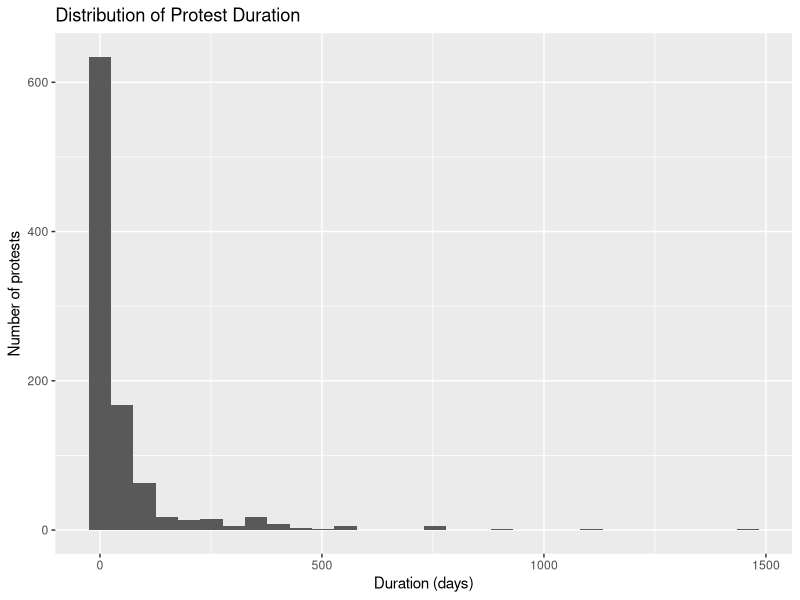
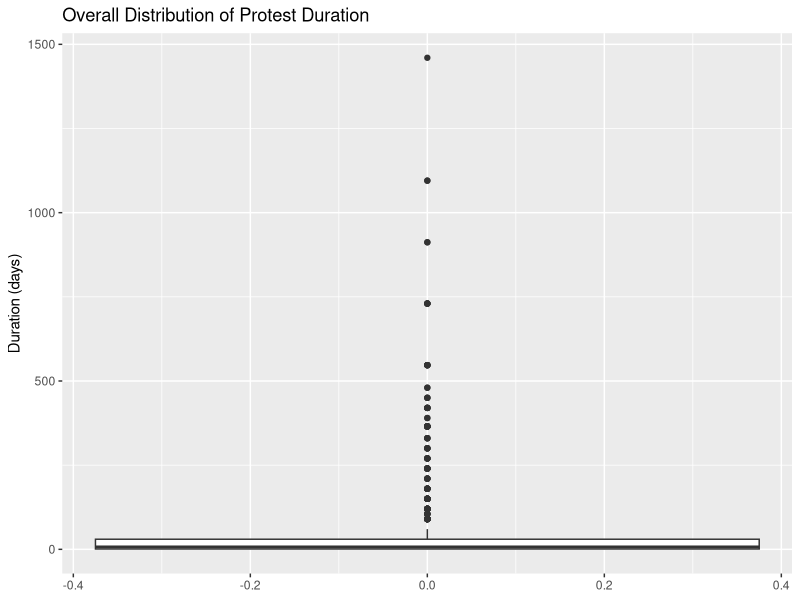
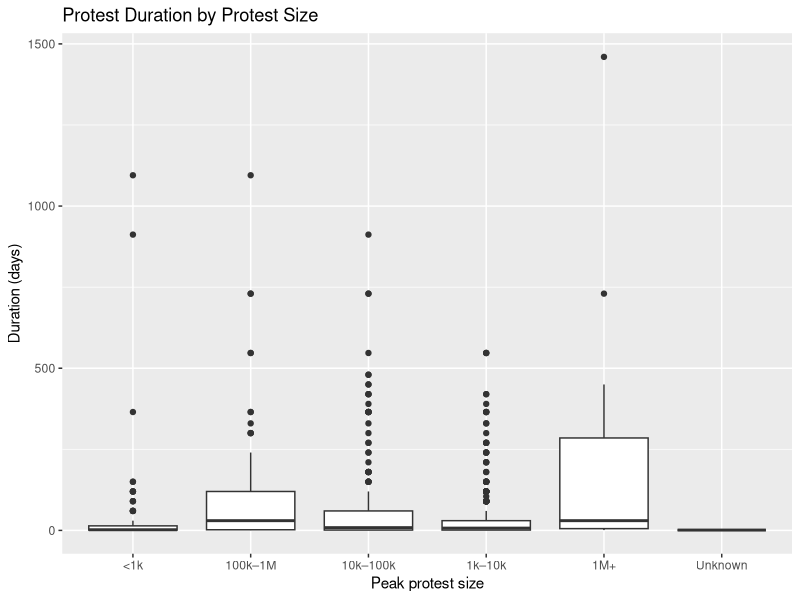
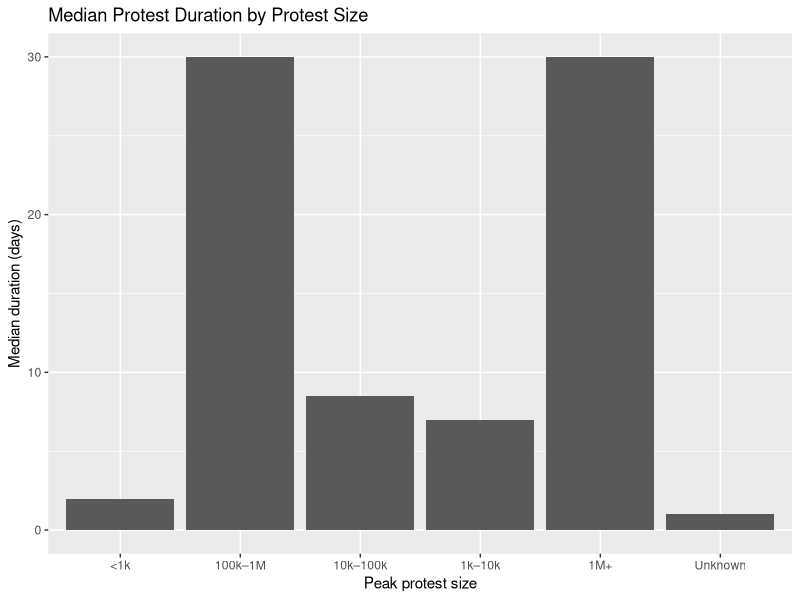
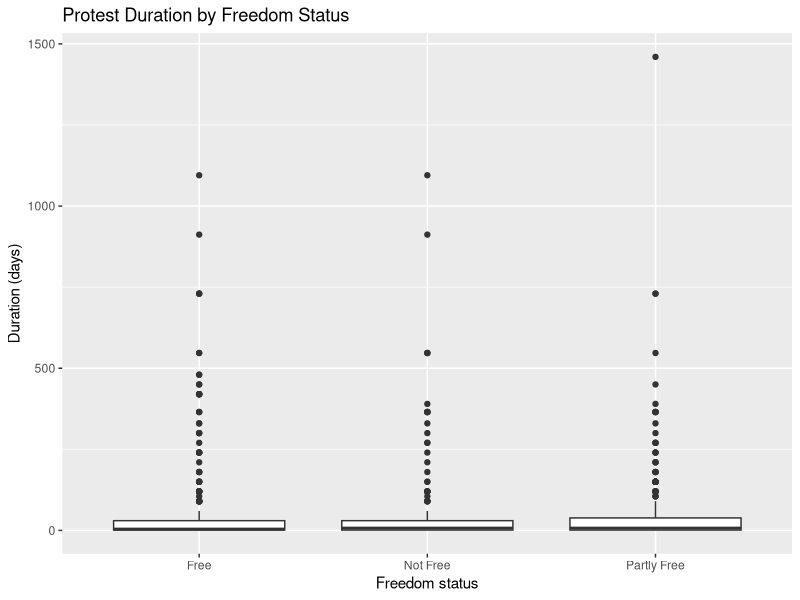
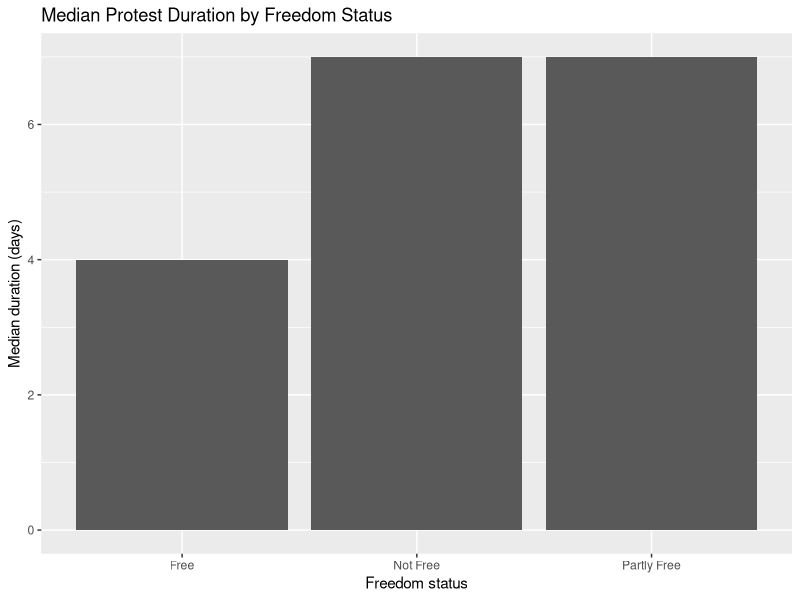
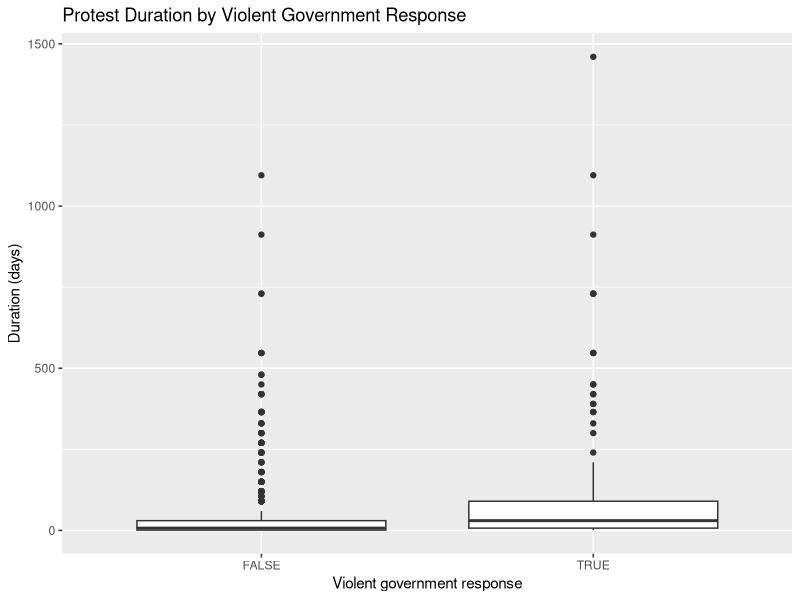
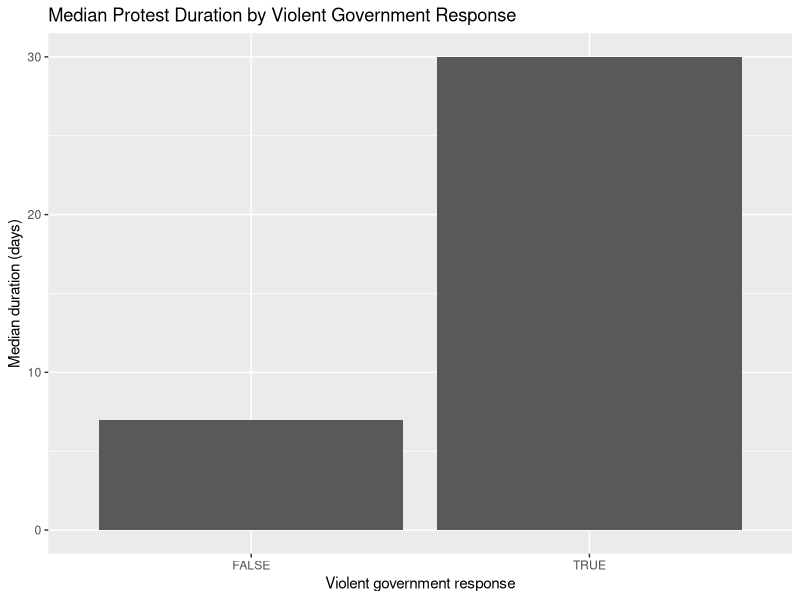

These figures' R source, in order: (Note: this script raises an error after producing the figures.)
library(tidyverse)

Clean_Up_Dates <- read_csv("Data/final_clean_dataset.csv")

glimpse(Clean_Up_Dates)

sum(is.na(Clean_Up_Dates$duration_days))
sum(is.na(Clean_Up_Dates$peak_size_numeric))
sum(is.na(Clean_Up_Dates$freedom_status))
sum(is.na(Clean_Up_Dates$violent_response))
sum(is.na(Clean_Up_Dates$main_motivation))
sum(is.na(Clean_Up_Dates$year))

# Basic summaries
summary(Clean_Up_Dates$duration_days)
summary(Clean_Up_Dates$peak_size_numeric)
table(Clean_Up_Dates$freedom_status, useNA = "ifany")
table(Clean_Up_Dates$size_category_clean, useNA = "ifany")
table(Clean_Up_Dates$violent_response, useNA = "ifany")
table(Clean_Up_Dates$main_motivation, useNA = "ifany")

# Optional: if you want to exclude active protests from duration analysis
analysis_data <- Clean_Up_Dates %>%
  filter(duration_status == "Ended")

# Histogram
ggplot(analysis_data, aes(x = duration_days)) +
  geom_histogram(bins = 30) +
  labs(
    title = "Distribution of Protest Duration",
    x = "Duration (days)",
    y = "Number of protests"
  )

# Boxplot for duration overall
ggplot(analysis_data, aes(y = duration_days)) +
  geom_boxplot() +
  labs(
    title = "Overall Distribution of Protest Duration",
    y = "Duration (days)"
  )

# Summary stats for duration
analysis_data %>%
  summarise(
    n_protests = n(),
    min_duration = min(duration_days, na.rm = TRUE),
    median_duration = median(duration_days, na.rm = TRUE),
    mean_duration = mean(duration_days, na.rm = TRUE),
    max_duration = max(duration_days, na.rm = TRUE)
  )

# DURATION BY PROTEST SIZE

# Boxplot
ggplot(analysis_data, aes(x = size_category_clean, y = duration_days)) +
  geom_boxplot() +
  labs(
    title = "Protest Duration by Protest Size",
    x = "Peak protest size",
    y = "Duration (days)"
  )

# Median duration by size category
duration_by_size <- analysis_data %>%
  group_by(size_category_clean) %>%
  summarise(
    n = n(),
    median_duration = median(duration_days, na.rm = TRUE),
    mean_duration = mean(duration_days, na.rm = TRUE)
  )

print(duration_by_size)

# Bar plot of median duration by size
ggplot(duration_by_size, aes(x = size_category_clean, y = median_duration)) +
  geom_col() +
  labs(
    title = "Median Protest Duration by Protest Size",
    x = "Peak protest size",
    y = "Median duration (days)"
  )

#DURATION BY FREEDOM STATUS

# Boxplot
ggplot(analysis_data, aes(x = freedom_status, y = duration_days)) +
  geom_boxplot() +
  labs(
    title = "Protest Duration by Freedom Status",
    x = "Freedom status",
    y = "Duration (days)"
  )

# Summary table
duration_by_freedom <- analysis_data %>%
  group_by(freedom_status) %>%
  summarise(
    n = n(),
    median_duration = median(duration_days, na.rm = TRUE),
    mean_duration = mean(duration_days, na.rm = TRUE)
  )

print(duration_by_freedom)

# Bar plot of median duration by freedom status
ggplot(duration_by_freedom, aes(x = freedom_status, y = median_duration)) +
  geom_col() +
  labs(
    title = "Median Protest Duration by Freedom Status",
    x = "Freedom status",
    y = "Median duration (days)"
  )

#DURATION BY VIOLENT RESPONSE

# Boxplot
ggplot(analysis_data, aes(x = violent_response, y = duration_days)) +
  geom_boxplot() +
  labs(
    title = "Protest Duration by Violent Government Response",
    x = "Violent government response",
    y = "Duration (days)"
  )

# Summary table
duration_by_violence <- analysis_data %>%
  group_by(violent_response) %>%
  summarise(
    n = n(),
    median_duration = median(duration_days, na.rm = TRUE),
    mean_duration = mean(duration_days, na.rm = TRUE)
  )

print(duration_by_violence)

# Bar plot of median duration by violence
ggplot(duration_by_violence, aes(x = violent_response, y = median_duration)) +
  geom_col() +
  labs(
    title = "Median Protest Duration by Violent Government Response",
    x = "Violent government response",
    y = "Median duration (days)"
  )

#DURATION BY MAIN MOTIVATION

# Boxplot
ggplot(analysis_data, aes(x = main_motivation, y = duration_days)) +
  geom_boxplot() +
  labs(
    title = "Protest Duration by Main Motivation",
    x = "Main motivation",
    y = "Duration (days)"
  )

# Summary table
duration_by_motivation <- analysis_data %>%
  group_by(main_motivation) %>%
  summarise(
    n = n(),
    median_duration = median(duration_days, na.rm = TRUE),
    mean_duration = mean(duration_days, na.rm = TRUE)
  )

print(duration_by_motivation)


#DURATION BY OUTCOME CATEGORY

# Boxplot
ggplot(analysis_data, aes(x = protest_outcome_category, y = duration_days)) +
  geom_boxplot() +
  labs(
    title = "Protest Duration by Outcome Category",
    x = "Outcome category",
    y = "Duration (days)"
  ) +
  theme(axis.text.x = element_text(angle = 45, hjust = 1))

# Summary table
duration_by_outcome <- analysis_data %>%
  group_by(protest_outcome_category) %>%
  summarise(
    n = n(),
    median_duration = median(duration_days, na.rm = TRUE),
    mean_duration = mean(duration_days, na.rm = TRUE)
  )

print(duration_by_outcome)


#DURATION OVER TIME

# Median duration by year
duration_by_year <- analysis_data %>%
  group_by(year) %>%
  summarise(
    n = n(),
    median_duration = median(duration_days, na.rm = TRUE),
    mean_duration = mean(duration_days, na.rm = TRUE)
  )

print(duration_by_year)

# Line chart
ggplot(duration_by_year, aes(x = year, y = median_duration)) +
  geom_line() +
  geom_point() +
  labs(
    title = "Median Protest Duration Over Time",
    x = "Year",
    y = "Median duration (days)"
  )


# SAVE SUMMARY TABLES

write_csv(duration_by_size, "Data/duration_by_size.csv")
write_csv(duration_by_freedom, "Data/duration_by_freedom.csv")
write_csv(duration_by_violence, "Data/duration_by_violence.csv")
write_csv(duration_by_motivation, "Data/duration_by_motivation.csv")
write_csv(duration_by_outcome, "Data/duration_by_outcome.csv")
write_csv(duration_by_year, "Data/duration_by_year.csv")


# Notes 
# Most protests are pretty short (median 7 days)
# Larger protests tend to last longer than smaller protests
# Protests that receive a violent government response tend to last longer 
# Protests duration varies just slightly across regime types, with protests in "Not Free" countries lasting a bit longer on average than those in "Free" or "Partly Free" countries
# No clear relationship between protest motivation and duration
